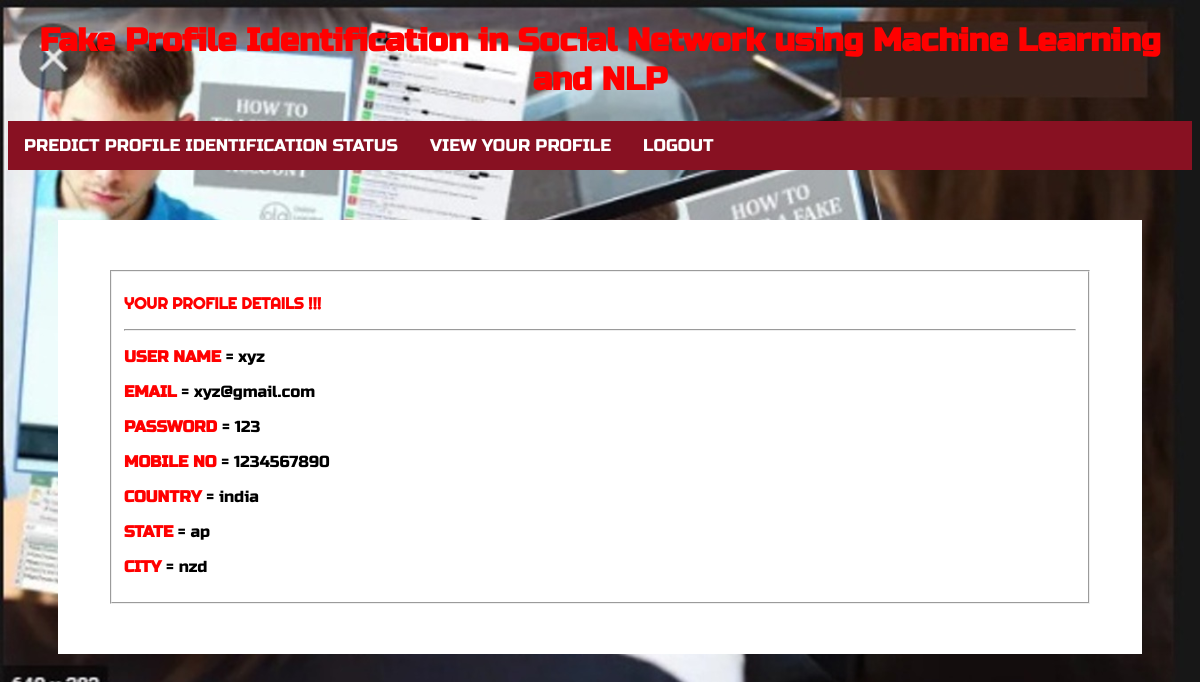
/ViewYourProfile/ (signed in), run on the app's committed database.
### Remote_User/models.py (models this page shows)
class ClientRegister_Model(models.Model):
    username = models.CharField(max_length=30)
    email = models.EmailField(max_length=30)
    password = models.CharField(max_length=10)
    phoneno = models.CharField(max_length=10)
    country = models.CharField(max_length=30)
    state = models.CharField(max_length=30)
    city = models.CharField(max_length=30)

### Remote_User/views.py (the view)
# urls.py: url(r'^ViewYourProfile/$', remoteuser.ViewYourProfile, name="ViewYourProfile"),
def ViewYourProfile(request):
    userid = request.session['userid']
    obj = ClientRegister_Model.objects.get(id= userid)
    return render(request,'RUser/ViewYourProfile.html',{'object':obj})

### Template/htmls/RUser/ViewYourProfile.html (shortened to what this page needs)
{% extends 'RUser/design.html' %}
{% block userblock %}
	<body>
	<div class="container-fluid">
		<div class="container">
			<div class="row">
				<div class="col-md-5">
 					<form role="form" method="POST" >
						<fieldset>
							<p class="text-uppercase pull-center style1">YOUR PROFILE DETAILS !!! </p>
                            <hr>
 							<div class="form-group">
                                <P><span class="style1">USER NAME</span> = {{object.username}}</P>
                            </div>
							<div class="form-group">
                                <P><span class="style1">EMAIL</span> = {{object.email}}</P>
                            </div>
							<div class="form-group">
                                <P><span class="style1">PASSWORD</span> = {{object.password}}</P>
							</div>
							<div class="form-group">
                                <p><span class="style1">MOBILE NO</span> = {{object.phoneno}}</p>
							</div>
							<div class="form-group">
                                <p><span class="style1">COUNTRY</span> = {{object.country}}</p>
							</div>
							<div class="form-group">
                                <p><span class="style1">STATE</span> = {{object.state}}</p>
							</div>
							<div class="form-group">
                                <p><span class="style1">CITY</span> = {{object.city}}</p>
							</div>
						</fieldset>
					</form>
				</div>
            </div>
        </div>
    </div>
{% endblock %}

### Template/htmls/RUser/ViewYourProfile.html (style rules this page uses)
body { background-color:#000000; }
.container-fluid { padding:50px; }
.container { background-color:white;padding:50px; }
.text-uppercase { font-family: 'Righteous', cursive; }
.style1 { color: #FF0000; font-weight: bold; }

### data on the page
ClientRegister_Model: username "xyz", email "xyz@gmail.com", password "123", phoneno "1234567890", country "india", state "ap", city "nzd"
